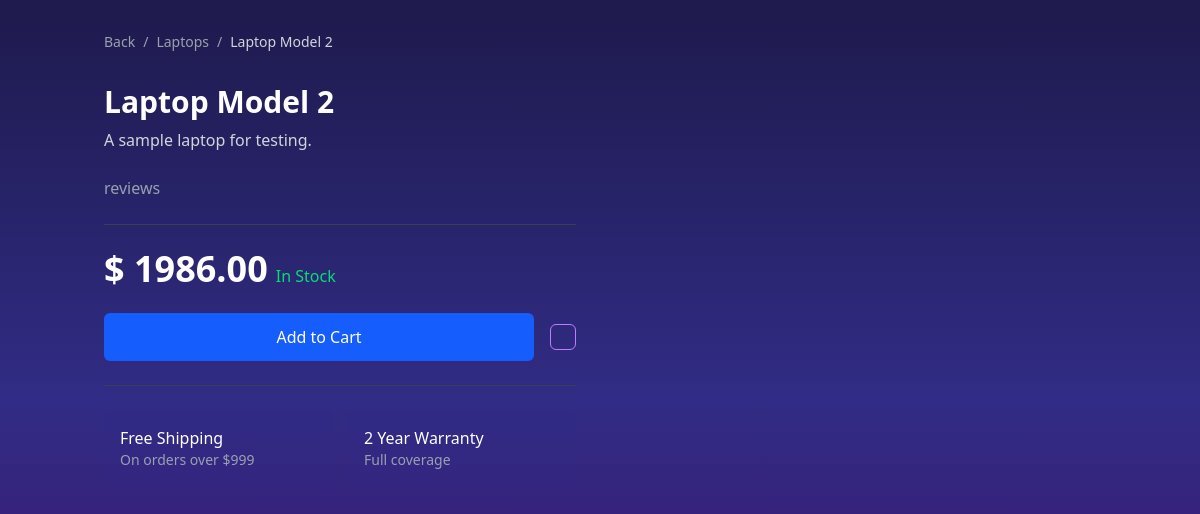
The app's page /products/Laptop Model 2/ with its own data.
### products/models.py (models this page shows, shortened)
class Product(models.Model):
    name = models.CharField(max_length=255)
    description = models.TextField()
    category = models.ForeignKey(Category, on_delete=models.CASCADE)
    product_type = models.ForeignKey(ProductType, on_delete=models.CASCADE)
    price = models.DecimalField(max_digits=10, decimal_places=2)
    original_price = models.DecimalField(max_digits=10, decimal_places=2, null=True, blank=True)
    specs = models.JSONField()
    rating = models.IntegerField(default=0)
    is_new = models.BooleanField(default=True)

class Category(models.Model):
    name = models.CharField(max_length=255)
    def __str__(self):
        return self.name

### products/views.py (the view)
# urls.py: path('<str:name>/', views.product_detail, name='product_detail'),
def product_detail(request, name: str):
    product = Product.objects.get(name=name)
    return render(request, 'frontend/product_detail2.html', {'product': product})

### frontend/templates/frontend/product_detail2.html (shortened to what this page needs)
{% extends 'base2.html' %}
{% load component_tags %}
{% block content %}
<main class="container mx-auto px-4 py-8">
    <div class="flex items-center space-x-2 text-sm text-gray-400 mb-8">
      <button onClick="window.history.back()" class="flex items-center hover:text-blue-300 transition-colors">
        Back
      </button>
      <span>/</span>
      <a href="/categories/{{product.category}}" class="hover:text-blue-300">
        {{product.category}}
      </a>
      <span>/</span>
      <span class="text-gray-300">{{product.name}}</span>
    </div>
    <div class="grid grid-cols-1 lg:grid-cols-2 gap-12 mb-12">
      <div class="space-y-6">
        <div>
          <h1 class="text-3xl font-bold text-white mb-2">
            {{product.name}}
          </h1>
          <p class="text-gray-300">{{product.description}}</p>
        </div>
        <div class="flex items-center space-x-4">
          <span class="text-gray-400">
            {{product.reviewCount}} reviews
          </span>
        </div>
        <div class="border-t border-b border-gray-700 py-6">
          <div class="flex items-baseline space-x-2">
            <span class="text-4xl font-bold text-white">
              $ {{product.price}}
            </span>
            <span class="text-green-400">
              In Stock {{product.stock}}
            </span>
          </div>
          <div class="flex items-center space-x-4 mt-6">
            <button class="flex-1 bg-blue-600 hover:bg-blue-700 text-white px-6 py-3 rounded-md font-medium transition-colors flex items-center justify-center">
              Add to Cart
            </button>
            <button class="p-3 border border-purple-400 hover:bg-purple-900/30 rounded-md transition-colors">
            </button>
          </div>
        </div>
        <div class="grid grid-cols-2 gap-4">
          <div class="flex items-center space-x-3 bg-indigo-900/20 p-4 rounded-lg">
            <div>
              <h4 class="font-medium text-white">Free Shipping</h4>
              <p class="text-sm text-gray-400">On orders over $999</p>
            </div>
          </div>
          <div class="flex items-center space-x-3 bg-indigo-900/20 p-4 rounded-lg">
            <div>
              <h4 class="font-medium text-white">2 Year Warranty</h4>
              <p class="text-sm text-gray-400">Full coverage</p>
            </div>
          </div>
        </div>
      </div>
    </div>
  </main>
{% endblock %}

### records on screen
Product: category "Laptops", name "Laptop Model 2", description "A sample laptop for testing.", price "1986.00"
